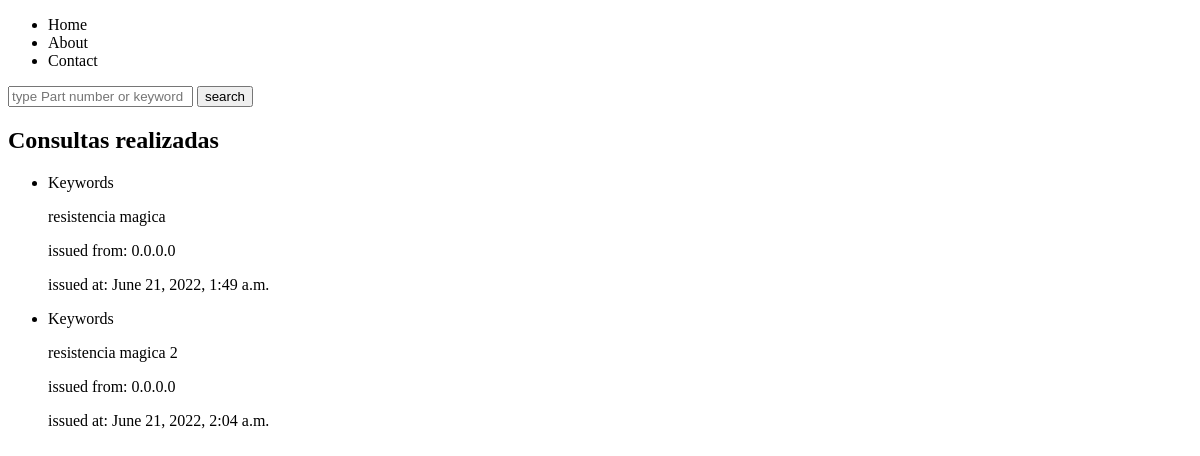
Before: / with the older database file.
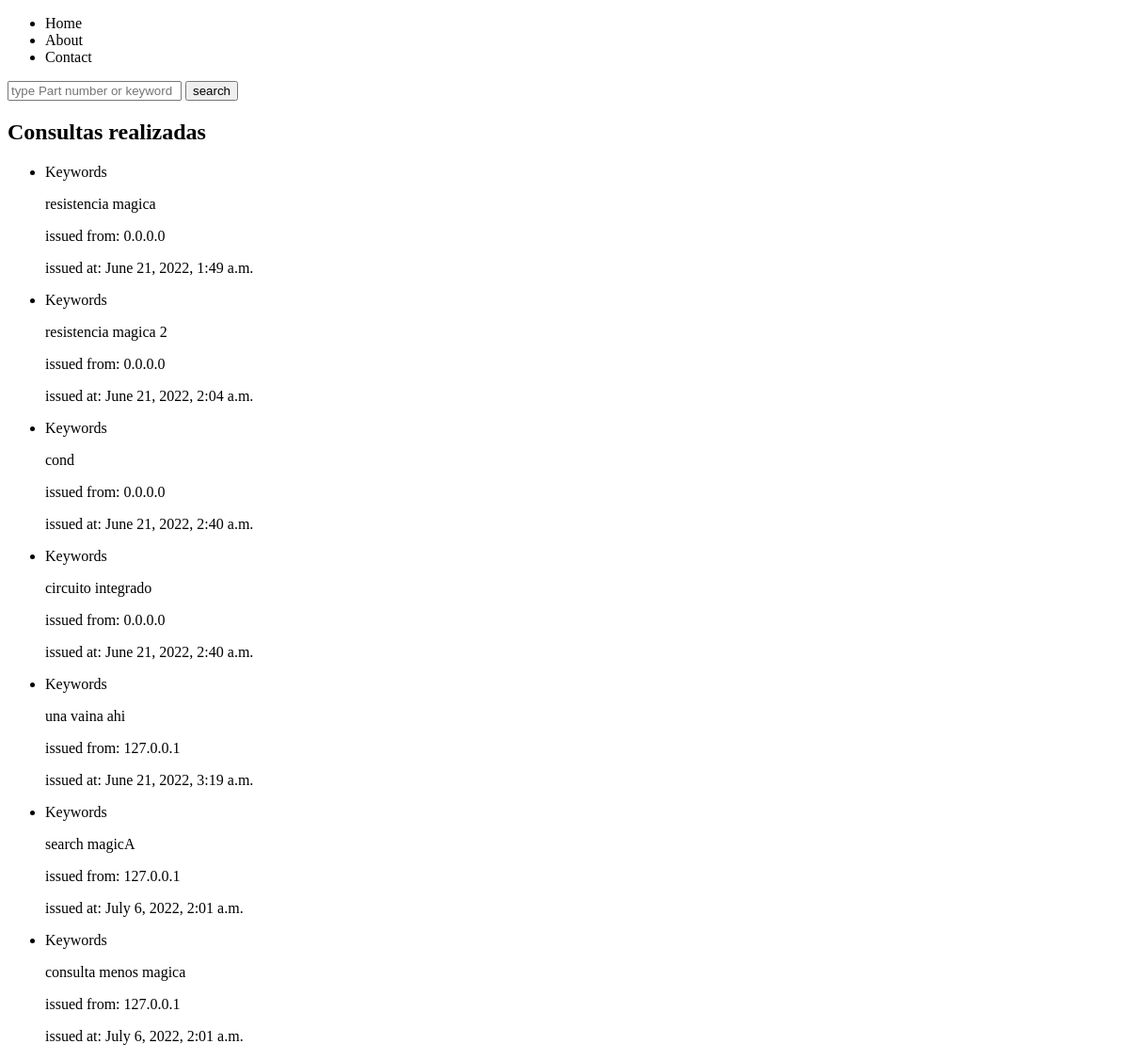
After: the same page with the newer database file.
### searches/models/search.py (models this page shows, shortened)
class Search(models.Model):
    keywords = models.CharField(max_length=200, null=False)
    customer_ip = models.CharField(max_length=30, null=True)
    issued_at = models.DateTimeField(auto_now=True, null=False)

### searches/views.py (the view)
# urls.py: path('', views.index, name='index'),
def index(request):
    s_list = Search.objects.all()
    return render(request, 'index/show.html', context={'items': s_list})

### searches/templates/index/show.html (shortened to what this page needs)
{% extends "base.html" %}
{% block content %}
    <form method="POST" action="{% url 'searches:create' %}">
        <input name="query-item" type="text" placeholder="type Part number or keyword">
        <input type="submit" value="search">
    </form>
    <div>
        <h2>Consultas realizadas</h2>
        <ul>
            {% for i in items %}
                <li>
                    <div>
                        <label>Keywords</label>
                        <p>{{ i.keywords }}</p>
                        <p>issued from: {{ i.customer_ip }}</p>
                        <p>issued at: {{ i.issued_at }}</p>
                    </div>
                </li>
            {% endfor %}
        </ul>
    </div>
{% endblock %}

### templates/base.html (shortened to what this page needs)
<!DOCTYPE html>
<html lang="en">
<head>
</head>
<body>
{% include "menu.html" %}
<div id="content">
    {% block content %}
    {% endblock %}
</div>
</body>
</html>

### templates/menu.html
<ul>
    <li><a>Home</a></li>
    <li><a>About</a></li>
    <li><a>Contact</a></li>
</ul>

Changed rows visible on the page:
added Search: keywords "cond", customer_ip "0.0.0.0", issued_at "June 21, 2022, 2:40 a.m."
added Search: keywords "circuito integrado", customer_ip "0.0.0.0", issued_at "June 21, 2022, 2:40 a.m."
added Search: keywords "una vaina ahi", customer_ip "127.0.0.1", issued_at "June 21, 2022, 3:19 a.m."
added Search: keywords "search magicA", customer_ip "127.0.0.1", issued_at "July 6, 2022, 2:01 a.m."
added Search: keywords "consulta menos magica", customer_ip "127.0.0.1", issued_at "July 6, 2022, 2:01 a.m."
